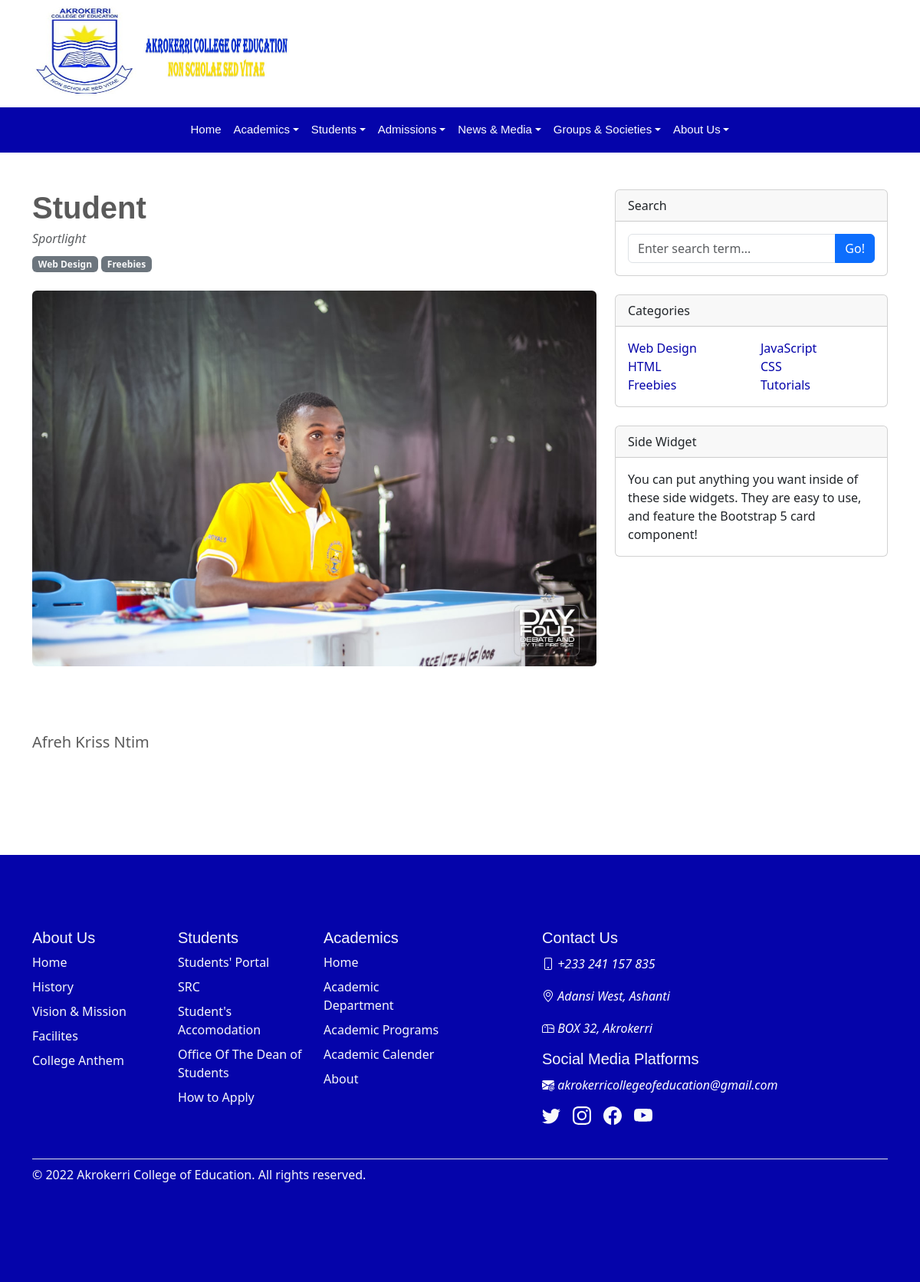
Page /main/sportlight/1 on the committed database.
### main/models.py (models this page shows, shortened)
class Spotlight(models.Model):
    name = models.CharField(max_length=50,null=False , blank=False)
    image = models.ImageField(upload_to='media/spotlight', null=True, blank=True)
    category = HTMLField(null=True, blank= True)
    homepage = models.BooleanField(default=True)

### main/views.py (the view)
def detailedSportlight(request, sportlight_id, *args, **kwargs):
    detailedsportlight = Spotlight.objects.get(id=sportlight_id)
    context ={
        "detailedsportlight" : detailedsportlight
    }
    return render(request, 'academic/sportlight.html', context)

### main/templates/academic/sportlight.html
{% extends 'base.html' %}
{% load static %}
{% block content %}
<header>
    <div class="container " >
        <header class="d-flex flex-wrap justify-content-center py-2 mb-1 me-md-auto ">
          <a href="/" class="d-flex align-items-center mb-3 mb-md-0 me-md-auto text-dark text-decoration-none">
           <img src="{% static 'ace3.jpg' %}" width="140" height="120">
           <span><img src="{% static 'akr3.jpg' %}" width="200" height="70" ></span>
          </a>
        </header>
      </div>
        {% include "home/navbar.html" %}
 <div class="container mt-5">
    <div class="row">
        <div class="col-lg-8">
            <article>
                <header class="mb-4">
                    <h1 class="fw-bolder mb-1">{{detailedsportlight.category}}</h1>
                    <div class="text-muted fst-italic mb-2">Sportlight</div>
                    <a class="badge bg-secondary text-decoration-none link-light" href="#!">Web Design</a>
                    <a class="badge bg-secondary text-decoration-none link-light" href="#!">Freebies</a>
                </header>
                {% if detailedsportlight.image %}
                <figure class="mb-4"><img class="img-fluid rounded" src="{{detailedsportlight.image.url}}" /></figure>
                {% endif%}
                <section class="mb-5">
                    <p class="fs-5 mb-4">{{detailedsportlight.name}}</p>
            </article>
        </div>
        <div class="col-lg-4">
            <div class="card mb-4">
                <div class="card-header">Search</div>
                <div class="card-body">
                    <div class="input-group">
                        <input class="form-control" type="text" placeholder="Enter search term..." aria-label="Enter search term..." aria-describedby="button-search" />
                        <button class="btn btn-primary" id="button-search" type="button">Go!</button>
                    </div>
                </div>
            </div>
            <div class="card mb-4">
                <div class="card-header">Categories</div>
                <div class="card-body">
                    <div class="row">
                        <div class="col-sm-6">
                            <ul class="list-unstyled mb-0">
                                <li><a href="#!">Web Design</a></li>
                                <li><a href="#!">HTML</a></li>
                                <li><a href="#!">Freebies</a></li>
                            </ul>
                        </div>
                        <div class="col-sm-6">
                            <ul class="list-unstyled mb-0">
                                <li><a href="#!">JavaScript</a></li>
                                <li><a href="#!">CSS</a></li>
                                <li><a href="#!">Tutorials</a></li>
                            </ul>
                        </div>
                    </div>
                </div>
            </div>
            <div class="card mb-4">
                <div class="card-header">Side Widget</div>
                <div class="card-body">You can put anything you want inside of these side widgets. They are easy to use, and feature the Bootstrap 5 card component!</div>
            </div>
        </div>
    </div>
</div>
{% endblock content %}

### main/static/desk.css (style rules this page uses)
section { padding: 60px 0; overflow: hidden; }

### main/templates/home/head.html (style rules this page uses)
body { padding-top: 0rem; padding-bottom: 0rem; color: #5a5a5a; }
a { color: #0504aa;; text-decoration: none; }
h1, h2, h3, h4, h5, h6 { font-family: "Raleway", sans-serif; }

### rows in the picture
Spotlight: category "Student", image (picture), name "Afreh Kriss Ntim"
